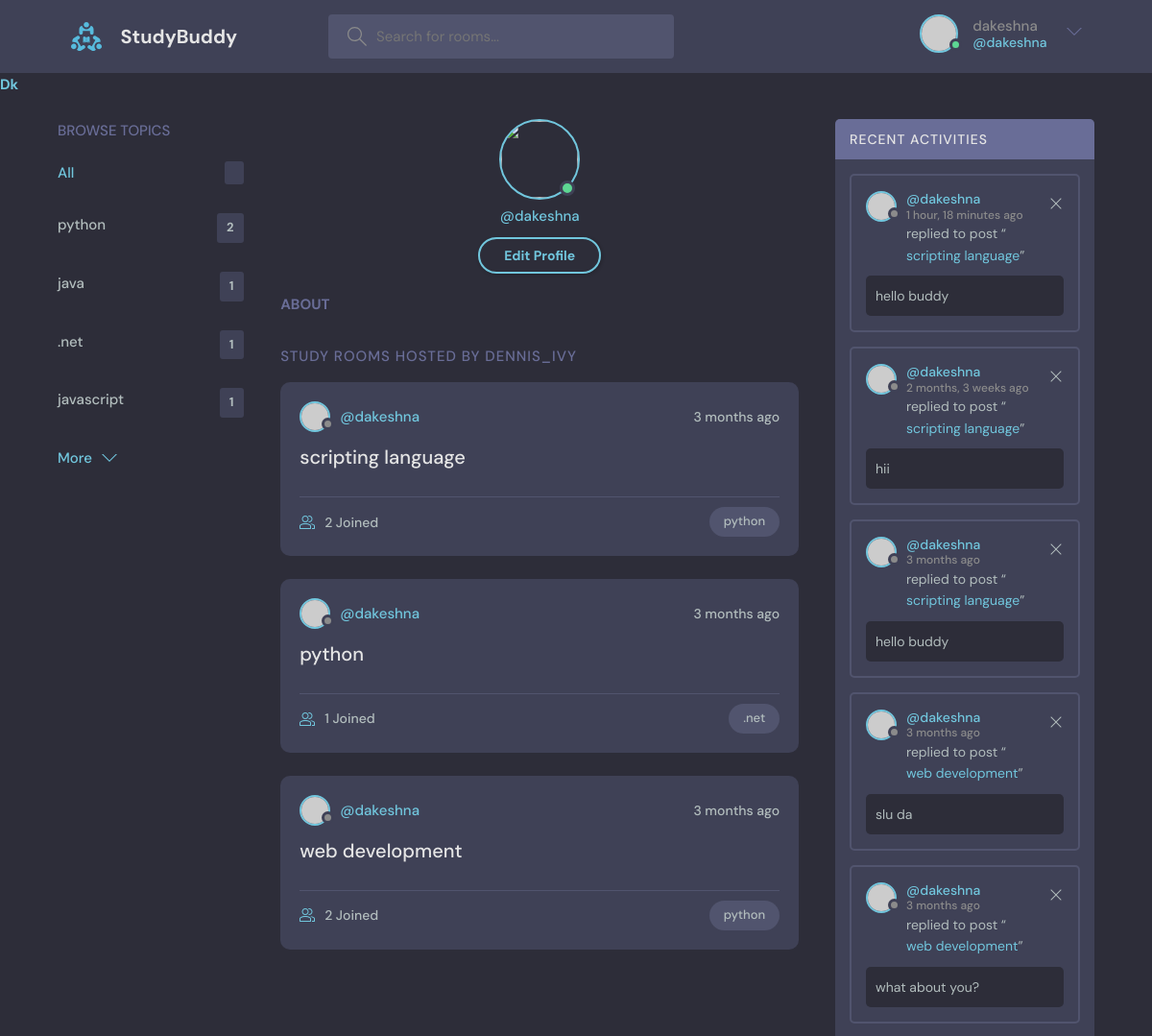
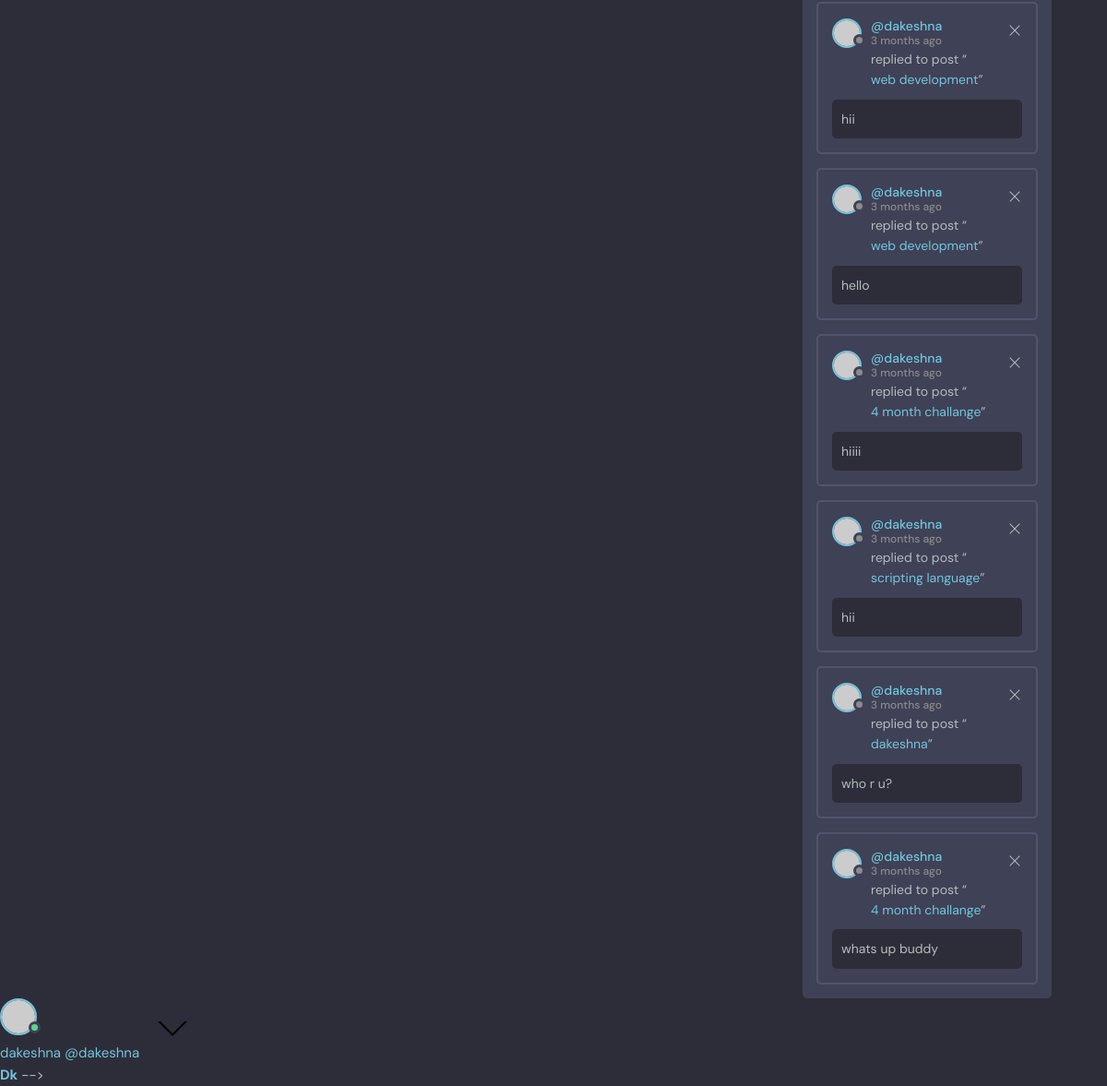
Page /profile/3/ (signed in) on the committed database (2 pictures, top to bottom).
### dk/models.py (models this page shows, shortened)
class Topic(models.Model):
    name = models.CharField(max_length=200)

class Room(models.Model):
    host = models.ForeignKey(User, on_delete=models.SET_NULL, null=True)
    topic = models.ForeignKey(Topic, on_delete=models.SET_NULL, null=True)
    name = models.CharField(max_length=200)
    description = models.TextField(null=True, blank=True)
    participants = models.ManyToManyField(
    User, related_name='participants', blank=True)
    updated = models.DateTimeField(auto_now=True)
    created = models.DateTimeField(auto_now_add=True)
    class Meta:
        ordering = ['-updated', '-created']

class Message(models.Model):
    user = models.ForeignKey(User, on_delete=models.CASCADE)
    room = models.ForeignKey(Room, on_delete=models.CASCADE)
    body = models.TextField()
    updated = models.DateTimeField(auto_now=True)
    created = models.DateTimeField(auto_now_add=True)
    class Meta:
        ordering = ['-updated', '-created']

### dk/views.py (the view)
# urls.py: path('profile/<str:pk>/', views.userprofile, name='user profile'),
def userprofile(request,pk):
    user=User.objects.get(id=pk)
    rooms=user.room_set.all()
    room_messages=user.message_set.all()
    topics=Topic.objects.all()
    context={'user':user,'rooms':rooms,
             'room_messages': room_messages,'topics':topics}
    return render(request,'dk/profile.html',context)

### dk/templates/dk/profile.html (shortened to what this page needs)
{% extends 'main.html' %}
{% block main_content %}
<main class="profile-page layout layout--3">
  <div class="container">
    {% include 'dk/topic.html' %}
    <div class="roomList">
      <div class="profile">
        <div class="profile__avatar">
          <div class="avatar avatar--large active">
            <img src="{{user.avatar.url}}" />
          </div>
        </div>
        <div class="profile__info">
          <p>@{{user.username}}</p>
          {% if request.user == user %}
          <a href="{% url 'create room'  %}" class="btn btn--main btn--pill">Edit Profile</a>
          {% endif %}
        </div>
        <div class="profile__about">
          <h3>About</h3>
        </div>
      </div>
      <div class="roomList__header">
        <div>
          <h2>Study Rooms Hosted by dennis_ivy</a>
          </h2>
        </div>
      </div>
      {% include 'dk/feed.html' %}
    </div>
    {% include 'dk/activity.html' %}
  </div>
</main>
{% endblock main_content %}

### templates/navi.html (shortened to what this page needs)
{% load static %}
<header class="header header--loggedIn">
    <div class="container">
      <a href="{% url 'home' %}" class="header__logo">
        <img src="{% static 'images/logo.svg' %}" />
        <h1>StudyBuddy</h1>
      </a>
      <form class="header__search" method="GET" action="{% url 'home' %}">
        <label>
          <input type="text" name="q" placeholder="Search for rooms..." />
        </label>
      </form>
      <nav class="header__menu">
        {% if request.user.is_authenticated %}
        <div class="header__user">
          <a href="profile.html">
            <div class="avatar avatar--medium active">
              <img src="https://randomuser.me/api/portraits/men/37.jpg" />
            </div>
            <p>{{request.user.username}} <span>@{{request.user.username}}</span></p>
          </a>
          <button class="dropdown-button">
            <svg version="1.1" xmlns="http://www.w3.org/2000/svg" width="32" height="32" viewBox="0 0 32 32">
              <title>chevron-down</title>
              <path d="M16 21l-13-13h-3l16 16 16-16h-3l-13 13z"></path>
            </svg>
          </button>
        </div>
         {%else%}
         <a href="{% url 'login' %}">
            <img src="{% static 'images/avatar.svg' %}" />
            <p>Login</p>
          </a>
          {% endif %}
      </nav>
    </div>
  </header>
<a href="/">
    <h3>Dk</h3>
</a>

### dk/templates/dk/topic.html
<div class="topics">
    <div class="topics__header">
      <h2>Browse Topics</h2>
    </div>
    <ul class="topics__list">
      <li>
        <a href="{% url 'home' %}" class="active">All <span>{{topic.count}}</span></a>
      </li>
      {% for topic in topics %}
      <li>
        <a href="{% url 'home' %}?q={{ topic.name }}">{{topic.name}}<span>{{topic.room_set.all.count}}</span></a>
      </li>
      {% endfor %}
    </ul>
    <a class="btn btn--link" href="topics.html">
      More
      <svg version="1.1" xmlns="http://www.w3.org/2000/svg" width="32" height="32" viewBox="0 0 32 32">
        <title>chevron-down</title>
        <path d="M16 21l-13-13h-3l16 16 16-16h-3l-13 13z"></path>
      </svg>
    </a>
  </div>

### dk/templates/dk/feed.html (shortened to what this page needs)
{% for room in rooms %}
<div class="roomListRoom">
    <div class="roomListRoom__header">
      <a href="{% url 'user profile' pk=room.host.id %}" class="roomListRoom__author">
        <div class="avatar avatar--small">
          <img src="https://randomuser.me/api/portraits/women/11.jpg" />
        </div>
        <span>@{{room.host.username}}</span>
      </a>
      <div class="roomListRoom__actions">
        <span>{{room.created|timesince}} ago</span>
      </div>
    </div>
    <div class="roomListRoom__content">
      <a href="{% url 'room' pk=room.id %}">{{room.name}}</a>
    </div>
    <div class="roomListRoom__meta">
      <a href="{% url 'room' pk=room.id %}" class="roomListRoom__joined">
        {{room.participants.all.count}} Joined
      </a>
      <p class="roomListRoom__topic">{{room.topic.name}}</p>
    </div>
  </div>
{% endfor %}

### dk/templates/dk/activity.html (shortened to what this page needs)
<div class="activities">
    <div class="activities__header">
      <h2>Recent Activities</h2>
    </div>
    {% for message in room_messages %}
    <div class="activities__box">
      <div class="activities__boxHeader roomListRoom__header">
        <a href="{% url 'user profile' pk=message.user.id % }" class="roomListRoom__author">
          <div class="avatar avatar--small">
            <img src="https://randomuser.me/api/portraits/women/11.jpg" />
          </div>
          <p>
            @{{ message.user }}
            <span>{{ message.created|timesince }} ago</span>
          </p>
        </a>
        {% if request.user == message.user %}
        <div class="roomListRoom__actions">
          <a href="{% url 'delete message' pk=message.id  %}">
            <svg version="1.1" xmlns="http://www.w3.org/2000/svg" width="32" height="32" viewBox="0 0 32 32">
              <title>remove</title>
              <path
                d="M27.314 6.019l-1.333-1.333-9.98 9.981-9.981-9.981-1.333 1.333 9.981 9.981-9.981 9.98 1.333 1.333 9.981-9.98 9.98 9.98 1.333-1.333-9.98-9.98 9.98-9.981z"
              ></path>
            </svg>
          </a>
        </div>
      </div>
      <div class="activities__boxContent">
        <p>replied to post “<a href="{url 'room' pk=message.room.id %}">{{message.room.name}}</a>”</p>
        <div class="activities__boxRoomContent">
                {{message.body}}
        </div>
      </div>
    </div>
    {% endfor %}
  </div>

### rows in the picture
Topic: name "python", room_set.all.count "2"
Topic: name "java", room_set.all.count "1"
Topic: name ".net", room_set.all.count "1"
Topic: name "javascript", room_set.all.count "1"
Room: host.username "dakeshna", created "3 months", name "scripting language", participants.all.count "2", topic.name "python"
Room: host.username "dakeshna", created "3 months", name "python", participants.all.count "1", topic.name ".net"
Room: host.username "dakeshna", created "3 months", name "web development", participants.all.count "2", topic.name "python"
Message: user "dakeshna", created "1 hour, 18 minutes", room.name "scripting language", body "hello buddy"
Message: user "dakeshna", created "2 months, 3 weeks", room.name "scripting language", body "hii"
Message: user "dakeshna", created "3 months", room.name "scripting language", body "hello buddy"
Message: user "dakeshna", created "3 months", room.name "web development", body "slu da"
Message: user "dakeshna", created "3 months", room.name "web development", body "what about you?"
Message: user "dakeshna", created "3 months", room.name "web development", body "hii"
Message: user "dakeshna", created "3 months", room.name "web development", body "hello"
Message: user "dakeshna", created "3 months", room.name "4 month challange", body "hiiii"
Message: user "dakeshna", created "3 months", room.name "scripting language", body "hii"
Message: user "dakeshna", created "3 months", room.name "dakeshna", body "who r u?"
Message: user "dakeshna", created "3 months", room.name "4 month challange", body "whats up buddy"

### other values in the picture
{{ request.user.username }} "dakeshna dakeshna"
{{ user.username }} "dakeshna"
